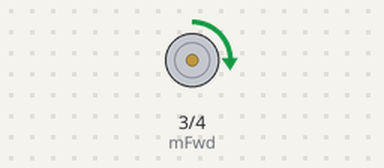
Bench run of a sketch on a simulated Arduino Uno, built with avr-gcc and run on an emulated ATmega328P. Shown: motor-driver pin pairs drawn as motors (green arrow = first pin HIGH = forward, orange = second pin HIGH = backward, longer = more drive, scaled by the enable pin).

Above: at 0.45 s.
At 2.9 s:
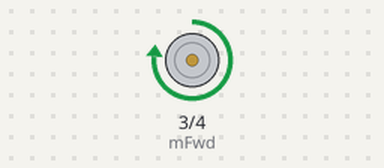
At 7.4 s:
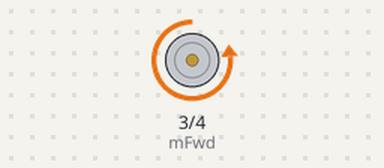
At 8.5 s:
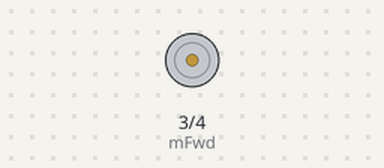
Timing chart, 0 to 11.7 s (numbered marks = the images above):
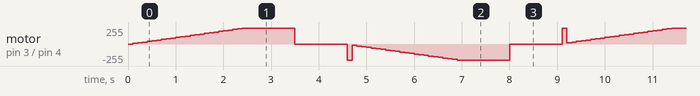

The sketch:

dc_1_seq.ino
```cpp
const byte mFwd = 3;  // motor vpred
const byte mBwd = 4;  // motor vzad
const byte mEnb = 5;  // motor povolit

void setup(){
    pinMode(mFwd, OUTPUT);
    pinMode(mBwd, OUTPUT);
    pinMode(mEnb, OUTPUT);
}

void loop(){
  // rozjezd motoru vpred
  for (byte rychlost = 0; rychlost < 250; rychlost = rychlost + 10){
    motorVpred(rychlost);
    delay(100);
  }
  delay(1000);

  // zastaveni motoru
  motorStop();
  delay(1000);

  // rozjezd motoru vzad
  for (byte rychlost = 0; rychlost < 250; rychlost = rychlost + 10){
    motorVzad(rychlost);
    delay(100);
  }
  delay(1000);

  // zastaveni motoru
  motorStop();
  delay(1000);
}

void motorVpred(byte rychlost) {
  digitalWrite(mFwd, HIGH);
  digitalWrite(mBwd, LOW);
  analogWrite(mEnb, rychlost);
}

void motorVzad(byte rychlost) {
  digitalWrite(mFwd, LOW);
  digitalWrite(mBwd, HIGH);
  analogWrite(mEnb, rychlost);
}

void motorStop() {
  analogWrite(mEnb, 0);
  digitalWrite(mFwd, LOW);
  digitalWrite(mBwd, LOW);
}
```

Measured:
- by itself, motor on pin 3 (mFwd) / pin 4 (mBwd): moves between backward 240/255 and forward 240/255, repeating every 9.0 s
